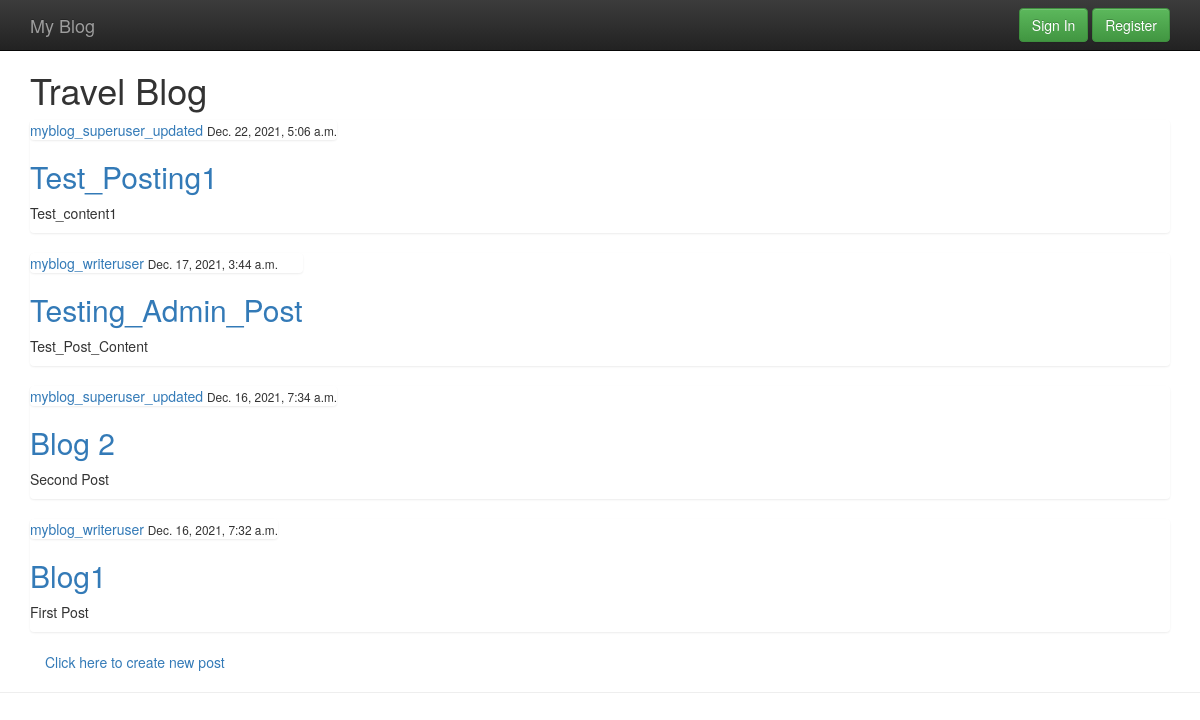
The page /my_blog/travel/ on the database its author committed.
### my_blog/models.py (models this page shows, shortened)
class Post(models.Model):
    title = models.CharField(max_length= 100)
    content = models.TextField()
    date_posted = models.DateTimeField(default = timezone.now)
    author = models.ForeignKey(User, on_delete= models.CASCADE)

### my_blog/views.py (the view)
# urls.py: path('travel/', PostListView.as_view() , name = "travel"),
class PostListView(ListView):
    model = Post
    template_name = 'my_blog/travel.html'
    context_object_name = 'posts'
    ordering = ['-date_posted']

### my_blog/templates/my_blog/travel.html (shortened to what this page needs)
{% extends "my_blog/base.html" %}
{% block content%}
<section class = "container">
    <h1> Travel Blog </h1>
</section>
<section class = "container">
    {% for post in posts%}
    <div class = "list-group">
        <article>
            <div class = "media-body">
                <div class = "list-group">
                    <a href = "#">{{post.author}}</a>
                    <small>{{post.date_posted}}</small>
                </div>
            <h2><a href = "{% url 'post-detail' post.id %}">{{post.title}} </a></h2>
            <p>{{post.content}} </p>
            </div>
        </article>
    </div>
    {% endfor%}
</section>
<section class="container">
	<div class="container">
	<section>
	  <a href="{% url 'post-create' %}">Click here to create new post</a>
	</section>
	</div>
</section>
{% endblock %}

### my_blog/templates/my_blog/base.html (shortened to what this page needs)
<!doctype html>
<html class="no-js" lang="">
    <head>
        <link rel="stylesheet" href="/static/my_blog/css/bootstrap.min.css">
        <link rel="stylesheet" href="/static/my_blog/css/bootstrap-theme.min.css">
        <link rel="stylesheet" href="/static/my_blog/css/main.css">
    </head>
    <body>
    <nav class="navbar navbar-inverse navbar-fixed-top" role="navigation">
      <div class="container">
        <div class="navbar-header">
          <a class="navbar-brand" href="{% url 'index' %}">  My Blog </a>
        </div>
        <div id="navbar" class="navbar-collapse collapse">
          {% if user.is_authenticated%}
            <form class="navbar-form navbar-right" role="form">
              <a class = "btn btn-success" role = button href = "{% url 'profile'%}"> Profile </a>
              <a class = "btn btn-success" role = button href = "{% url 'logout'%}"> Sign Out </a>
            </form>
          {% else %}
            <form class="navbar-form navbar-right" role="form">
              <a class = "btn btn-success" role = button href = "{% url 'login'%}"> Sign In </a>
              <a class = "btn btn-success" role = button href = "{% url 'register'%}"> Register </a>
            </form>
          {% endif %}
        </div>
      </div>
    </nav>
     {% block content%}
     {% endblock %}
      <hr>
    </body>
</html>

### my_blog/templates/my_blog/base.html (style rules this page uses)
body { padding-top: 50px; padding-bottom: 20px; }

### rows shown on the page
Post: author "myblog_superuser_updated", date_posted "Dec. 22, 2021, 5:06 a.m.", title "Test_Posting1", content "Test_content1"
Post: author "myblog_writeruser", date_posted "Dec. 17, 2021, 3:44 a.m.", title "Testing_Admin_Post", content "Test_Post_Content"
Post: author "myblog_superuser_updated", date_posted "Dec. 16, 2021, 7:34 a.m.", title "Blog 2", content "Second Post"
Post: author "myblog_writeruser", date_posted "Dec. 16, 2021, 7:32 a.m.", title "Blog1", content "First Post"
